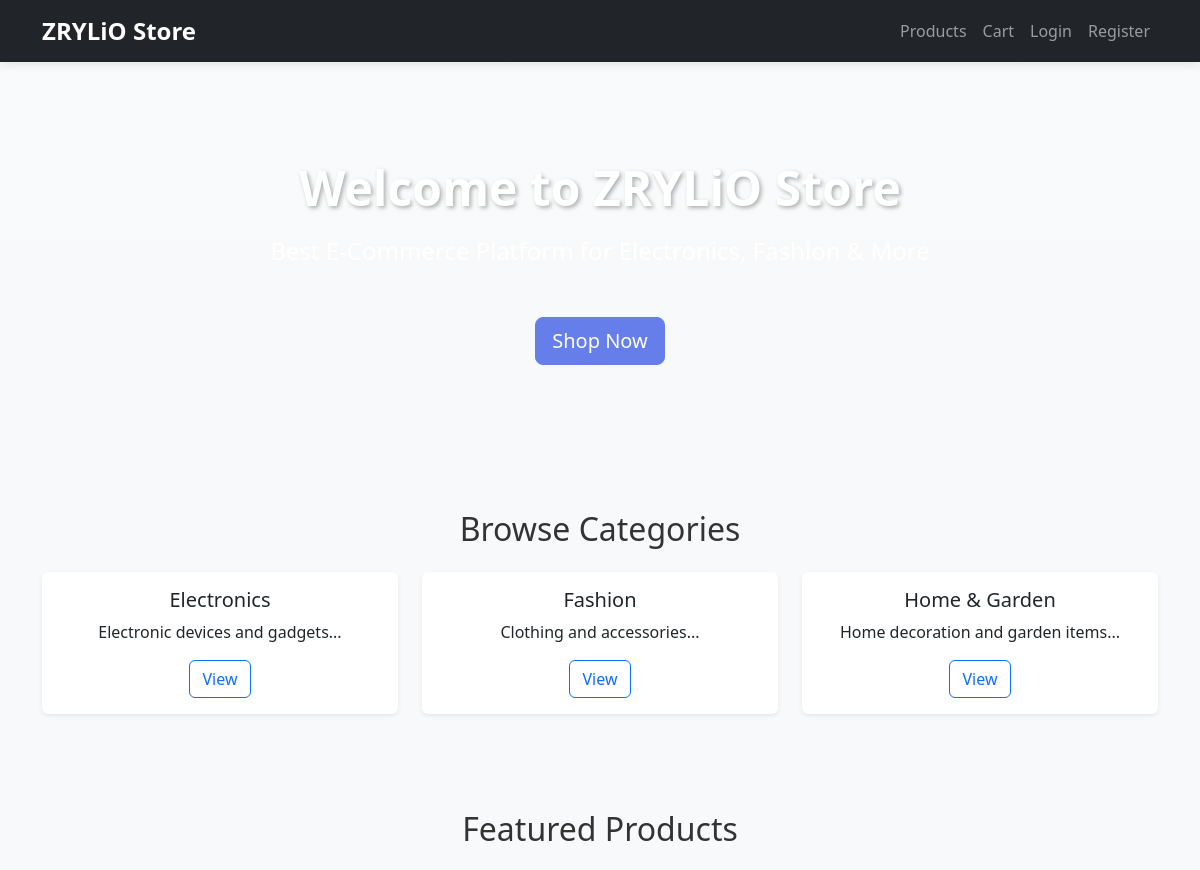
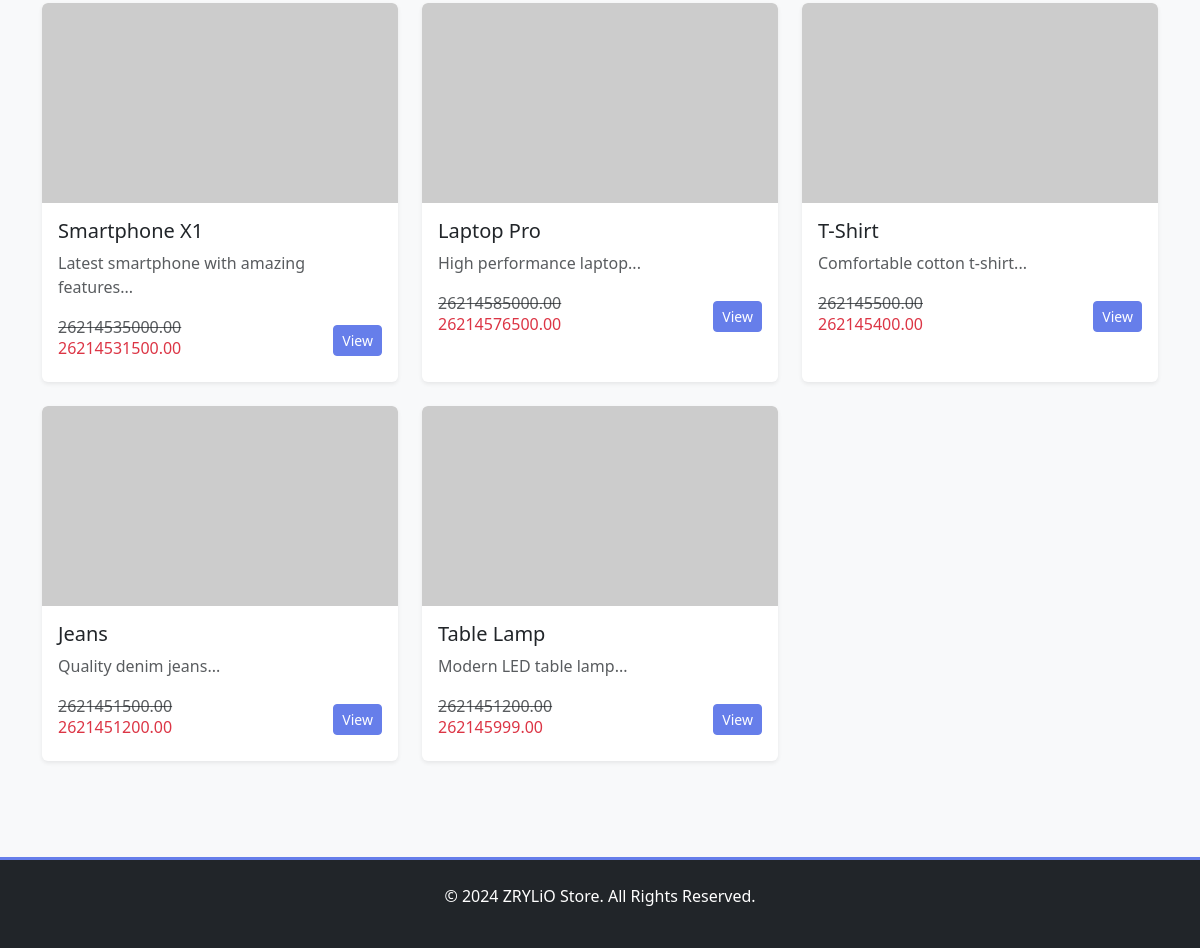
The page / on the database its author committed (2 pictures, top to bottom).
### tables this page shows
CREATE TABLE categories (
    id INT PRIMARY KEY AUTO_INCREMENT,
    name VARCHAR(100) NOT NULL,
    slug VARCHAR(100) UNIQUE,
    description TEXT,
    image VARCHAR(255),
    created_at TIMESTAMP DEFAULT CURRENT_TIMESTAMP
);

CREATE TABLE products (
    id INT PRIMARY KEY AUTO_INCREMENT,
    category_id INT NOT NULL,
    name VARCHAR(200) NOT NULL,
    slug VARCHAR(200) UNIQUE,
    description TEXT,
    price DECIMAL(10, 2) NOT NULL,
    discount_price DECIMAL(10, 2),
    stock INT DEFAULT 0,
    image VARCHAR(255),
    gallery JSON,
    status ENUM('active', 'inactive') DEFAULT 'active',
    created_at TIMESTAMP DEFAULT CURRENT_TIMESTAMP,
    updated_at TIMESTAMP DEFAULT CURRENT_TIMESTAMP ON UPDATE CURRENT_TIMESTAMP,
    FOREIGN KEY (category_id) REFERENCES categories(id) ON DELETE CASCADE
);

### index.php (the view, shortened to what this page needs)
<?php
require_once 'config.php';
$query = "SELECT * FROM products WHERE status = 'active' LIMIT 6";
$result = $db->query($query);
$featured_products = $result->fetch_all(MYSQLI_ASSOC);
$cat_query = "SELECT * FROM categories";
$cat_result = $db->query($cat_query);
$categories = $cat_result->fetch_all(MYSQLI_ASSOC);
?>
<!DOCTYPE html>
<html lang="en">
<head>
    <link rel="stylesheet" href="https://cdn.jsdelivr.net/npm/bootstrap@5.3.0/dist/css/bootstrap.min.css">
    <link rel="stylesheet" href="css/style.css">
</head>
<body>
    <nav class="navbar navbar-expand-lg navbar-dark bg-dark sticky-top">
        <div class="container">
            <a class="navbar-brand fw-bold" href="index.php"><?php echo SITE_NAME; ?></a>
            <div class="collapse navbar-collapse" id="navbarNav">
                <ul class="navbar-nav ms-auto">
                    <li class="nav-item"><a class="nav-link" href="products.php">Products</a></li>
                    <li class="nav-item"><a class="nav-link" href="cart.php">Cart</a></li>
                    <?php if (isset($_SESSION['user_id'])): ?>
                        <li class="nav-item"><a class="nav-link" href="customer-dashboard.php">Dashboard</a></li>
                        <li class="nav-item"><a class="nav-link" href="logout.php">Logout</a></li>
                    <?php else: ?>
                        <li class="nav-item"><a class="nav-link" href="login.php">Login</a></li>
                        <li class="nav-item"><a class="nav-link" href="register.php">Register</a></li>
                    <?php endif; ?>
                </ul>
            </div>
        </div>
    </nav>
    <section class="hero-section bg-gradient text-white py-5">
        <div class="container text-center">
            <h1 class="display-4 fw-bold">Welcome to ZRYLiO Store</h1>
            <p class="lead">Best E-Commerce Platform for Electronics, Fashion & More</p>
            <a href="products.php" class="btn btn-primary btn-lg mt-3">Shop Now</a>
        </div>
    </section>
    <section class="py-5">
        <div class="container">
            <h2 class="text-center mb-4">Browse Categories</h2>
            <div class="row g-4">
                <?php foreach ($categories as $cat): ?>
                <div class="col-md-4">
                    <div class="category-card card h-100 shadow-sm text-center">
                        <div class="card-body">
                            <h5 class="card-title"><?php echo $cat['name']; ?></h5>
                            <p class="card-text"><?php echo substr($cat['description'], 0, 50); ?>...</p>
                            <a href="products.php?category=<?php echo $cat['id']; ?>" class="btn btn-outline-primary">View</a>
                        </div>
                    </div>
                </div>
                <?php endforeach; ?>
            </div>
        </div>
    </section>
    <section class="py-5 bg-light">
        <div class="container">
            <h2 class="text-center mb-4">Featured Products</h2>
            <div class="row g-4">
                <?php foreach ($featured_products as $product): ?>
                <div class="col-md-6 col-lg-4">
                    <div class="product-card card h-100 shadow-sm">
                        <img src="https://via.placeholder.com/300x200" class="card-img-top" alt="<?php echo $product['name']; ?>">
                        <div class="card-body">
                            <h5 class="card-title"><?php echo $product['name']; ?></h5>
                            <p class="card-text text-muted"><?php echo substr($product['description'], 0, 50); ?>...</p>
                            <div class="d-flex justify-content-between align-items-center">
                                <div>
                                    <?php if ($product['discount_price']): ?>
                                        <span class="text-muted"><del><?php echo CURRENCY_SYMBOL; echo $product['price']; ?></del></span>
                                        <h6 class="text-danger"><?php echo CURRENCY_SYMBOL; echo $product['discount_price']; ?></h6>
                                    <?php else: ?>
                                        <h6><?php echo CURRENCY_SYMBOL; echo $product['price']; ?></h6>
                                    <?php endif; ?>
                                </div>
                                <a href="product-details.php?id=<?php echo $product['id']; ?>" class="btn btn-sm btn-primary">View</a>
                            </div>
                        </div>
                    </div>
                </div>
                <?php endforeach; ?>
            </div>
        </div>
    </section>
    <footer class="bg-dark text-white py-4 mt-5">
        <div class="container text-center">
            <p>&copy; 2024 ZRYLiO Store. All Rights Reserved.</p>
        </div>
    </footer>
</body>
</html>

### css/style.css (style rules this page uses)
* { margin: 0; padding: 0; box-sizing: border-box; }
body { font-family: 'Segoe UI', Tahoma, Geneva, Verdana, sans-serif; background-color: #f8f9fa; color: #333; }
.hero-section { background: linear-gradient(135deg, #667eea 0%, #764ba2 100%); min-height: 400px; display: flex; align-items: center; justify-content: center; }
.hero-section h1 { font-size: 3rem; margin-bottom: 1rem; text-shadow: 2px 2px 4px rgba(0, 0, 0, 0.3); }
.hero-section .lead { font-size: 1.5rem; margin-bottom: 2rem; }
.category-card { transition: transform 0.3s, box-shadow 0.3s; border: none; }
.product-card { transition: transform 0.3s, box-shadow 0.3s; border: none; overflow: hidden; }
.product-card img { height: 200px; object-fit: cover; }
.navbar { box-shadow: 0 2px 10px rgba(0, 0, 0, 0.1); }
.navbar-brand { font-size: 1.5rem; color: #fff !important; }
.btn-primary { background-color: #667eea; border-color: #667eea; }
footer { background-color: #1a1a1a; border-top: 3px solid #667eea; }

### rows shown on the page
categories: name "Electronics", description "Electronic devices and gadgets"
categories: name "Fashion", description "Clothing and accessories"
categories: name "Home & Garden", description "Home decoration and garden items"
products: name "Smartphone X1", description "Latest smartphone with amazing features", price "35000.00", discount_price "31500.00"
products: name "Laptop Pro", description "High performance laptop", price "85000.00", discount_price "76500.00"
products: name "T-Shirt", description "Comfortable cotton t-shirt", price "500.00", discount_price "400.00"
products: name "Jeans", description "Quality denim jeans", price "1500.00", discount_price "1200.00"
products: name "Table Lamp", description "Modern LED table lamp", price "1200.00", discount_price "999.00"

### other values the page prints
SITE_NAME "ZRYLiO Store"
